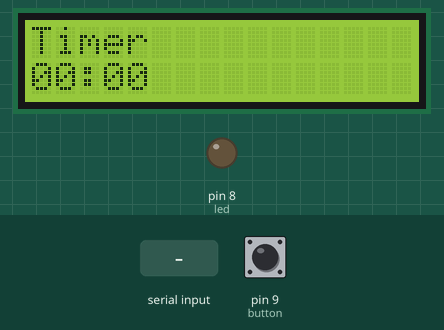
Simulated run of this sketch. Board: Arduino Uno, built with avr-gcc and run on an emulated ATmega328P. Shown: 16×2 character LCD, output pins drawn as LEDs (lit = HIGH). The test bench sets the inputs (shaded band); at power-on: pin 9 (button) HIGH. What the sketch prints to the serial monitor is not drawn.

Above: at 1.6 s.
1.7 s: "ON,1\n" received over Serial
At 4.1 s:
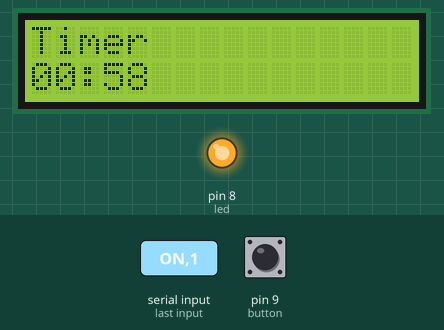
4.7 s: "OFF\n" received over Serial
At 5.34 s:
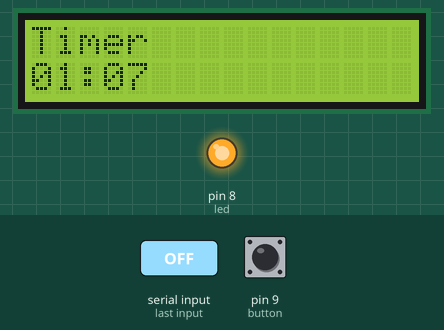
6.9 s: "90,45\n" received over Serial
At 8.0 s:
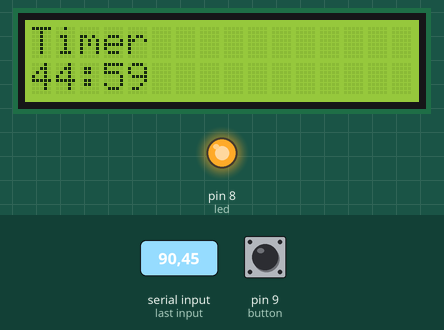
Timing chart, 0 to 9.9 s (numbered marks = the images above; inputs shaded):
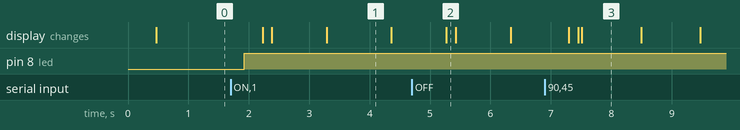

The sketch:

timer_v3.ino
```cpp
//gsm timer v1 timer link: http://www.forward.com.au/pfod/ArduinoProgramming/TimingDelaysInArduino.html
//v1: constant gsm reading with timer based on sms message received
//written by: Karim Jordan P. Buenaseda

#include <LiquidCrystal.h>
#include <stdlib.h>
#define timer_interval 61000

LiquidCrystal lcd (12, 11, 5, 4, 3, 2);

String content;
int charac = 0;

const int led = 8;
const int button = 9;
int buttonState = 0;


//received message
int firstPosition;
int secondPosition;
int state;
int time;
String deviceState;
String deviceTime;

static unsigned long lastMillisReading = 0;
static long timer = 0;

int minutes = 0;
long seconds = 0;

int iSeconds;
unsigned long iMinutes =0;

unsigned long outputSec = 65;
unsigned long outputMin = 2;

void setup()
{
	lcd.begin(16, 2);
        lcd.setCursor(0,0);
	lcd.print("Timer");
	//timer = outputMin * 60 * 1000;
	lastMillisReading = millis();
        pinMode(led, OUTPUT);
        pinMode(button, INPUT);
        Serial.begin(19200);
        initSMS();
}

void initSMS()
{
  Serial.print("AT+CMGF=1\r");
  delay(200);
  Serial.print("AT+CNMI=2,2,0,0,0\r");
  delay(200);
}

void sendSMS(String message)
{
  Serial.print("AT+CMGF=1\r");
  delay(200);
  Serial.println("AT+CMGS=\"09172796397\"");
  delay(100);
  Serial.println(message);
  delay(100);
  Serial.println((char)26);
  delay(100);
  Serial.println();
  delay(100);
  Serial.println("SMS sent!");
}

void loop()
{
	unsigned long deltaMillis = 0;
	unsigned long thisMillis = millis();

        buttonState = digitalRead(button);

          if(Serial.available() > 0) {
            char received = Serial.read();
            content += received;
            if((content.length() != charac) && (content.length() > 0))
            {
              firstPosition = content.indexOf(',');
              secondPosition = content.indexOf(',', firstPosition + 1);
              if(firstPosition == -1)
              {
                charac = 0;
              }else {
                time = firstPosition + 1;
                deviceState = content.substring(0, firstPosition);
                deviceTime = content.substring(time, secondPosition);

            }
              if(received == '\n')
              {

                Serial.println(content);
                Serial.println(deviceState);
                Serial.println(deviceTime);

                iMinutes = deviceTime.toInt();
                content = "";

                timer = iMinutes * 60 * 1000;

                Serial.println(iMinutes);
                Serial.println(timer);
                Serial.println(seconds);
                Serial.println(minutes);


              }
            }
          }

        seconds = timer/1000;
        minutes = seconds/60;

        if(deviceState == "ON")
        {
          delay(100);
          digitalWrite(led, HIGH);
        }else if(deviceState == "OFF")
        {
          delay(100);
          digitalWrite(led, LOW);
          timer = 0;
          seconds = 0;
          minutes = 0;
          thisMillis = 0;
        }

        if(thisMillis != lastMillisReading)
	{
          deltaMillis = thisMillis - lastMillisReading;
	  lastMillisReading = thisMillis;
	}

        if(timer > 0)
	{
          timer -= deltaMillis;

          //insert PIR Read Here Code to be updated be tomorrow kapag may load na
          if(buttonState == LOW)
          {
          sendSMS("Movement Detected");
          }
                //Serial.println(timer/1000);
                //lcd.setCursor(0,1);
                //lcd.print(timer/1000);
	   if(timer <= 0){
	      //lcd.setCursor(0,1);;
	      //lcd.print("Time Up!");
              delay(100);
              digitalWrite(led, LOW);
              deviceState = "OFF";
           }
	}


        lcd.setCursor(0,1);
        lcd.print(" ");
        lcd.setCursor(0,1);

        if(minutes < 10)
        {
          lcd.print("00");
          lcd.setCursor(1,1);
        }

          lcd.print(minutes);
          lcd.setCursor(2,1);
          lcd.print(":");
          lcd.print(" ");
          lcd.setCursor(3,1);

        if(seconds < 10)
        {
          lcd.print("00");
          lcd.setCursor(4,1);
        }
        lcd.print(seconds % 60);
        delay(50);
}
```

Measured:
- after the input at 1.7 s, pin 8 (led): LOW → HIGH after 0.22 s; the display: first changes after 0.53 s (image 1 shows a later state)
- what the display in image 1 shows lasts 1.1 s, from 3.3 s to 4.4 s
